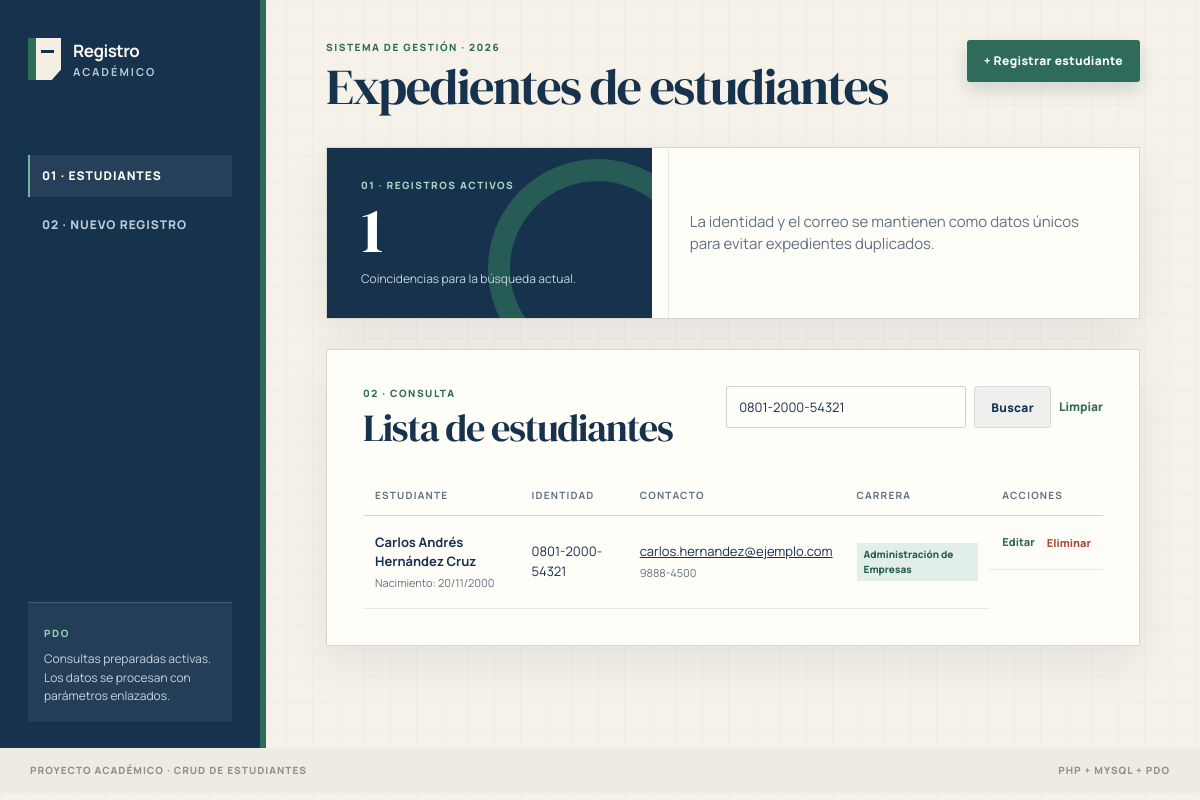
/index.php?buscar=0801-2000-54321, run on the app's committed database.
### tables this page shows
CREATE TABLE IF NOT EXISTS estudiantes (
    id INT UNSIGNED AUTO_INCREMENT PRIMARY KEY,
    identidad VARCHAR(15) NOT NULL,
    nombres VARCHAR(100) NOT NULL,
    apellidos VARCHAR(100) NOT NULL,
    correo VARCHAR(150) NOT NULL,
    telefono VARCHAR(20) NOT NULL,
    fecha_nacimiento DATE NOT NULL,
    carrera VARCHAR(120) NOT NULL,
    created_at TIMESTAMP NOT NULL DEFAULT CURRENT_TIMESTAMP,
    updated_at TIMESTAMP NOT NULL DEFAULT CURRENT_TIMESTAMP ON UPDATE CURRENT_TIMESTAMP,
    CONSTRAINT uq_estudiantes_identidad UNIQUE (identidad),
    CONSTRAINT uq_estudiantes_correo UNIQUE (correo)
);

### includes/funciones.php (called while the page is built, shortened)
<?php
function escapar(?string $valor): string
{
    return htmlspecialchars((string) $valor, ENT_QUOTES, 'UTF-8');
}

### index.php (the view, shortened to what this page needs)
<?php
require_once __DIR__ . '/includes/funciones.php';
$pdo = conectarBaseDatos();
$busqueda = trim((string) ($_GET['buscar'] ?? ''));
if ($busqueda === '') {
    $consulta = $pdo->prepare(
        'SELECT id, identidad, nombres, apellidos, correo, telefono, fecha_nacimiento, carrera, created_at
         FROM estudiantes
         ORDER BY id DESC'
    );
    $consulta->execute();
} else {
    $consulta = $pdo->prepare(
        'SELECT id, identidad, nombres, apellidos, correo, telefono, fecha_nacimiento, carrera, created_at
         FROM estudiantes
         WHERE identidad LIKE :identidad
            OR nombres LIKE :nombres
            OR apellidos LIKE :apellidos
            OR correo LIKE :correo
            OR carrera LIKE :carrera
         ORDER BY id DESC'
    );
    $terminoBusqueda = '%' . $busqueda . '%';
    $consulta->execute([
        'identidad' => $terminoBusqueda,
        'nombres' => $terminoBusqueda,
        'apellidos' => $terminoBusqueda,
        'correo' => $terminoBusqueda,
        'carrera' => $terminoBusqueda,
    ]);
}
$estudiantes = $consulta->fetchAll();
$total = count($estudiantes);
require __DIR__ . '/includes/encabezado.php';
?>
<section class="panel-resumen" aria-label="Resumen de registros">
    <div class="resumen-destacado">
        <p class="etiqueta-seccion">01 · REGISTROS ACTIVOS</p>
        <strong><?= $total ?></strong>
        <span><?= $busqueda === '' ? 'Estudiantes mostrados en el registro.' : 'Coincidencias para la búsqueda actual.' ?></span>
    </div>
    <div class="resumen-nota">
        <p>La identidad y el correo se mantienen como datos únicos para evitar expedientes duplicados.</p>
    </div>
</section>
<section class="mesa-registros">
    <div class="seccion-cabecera">
        <div>
            <p class="etiqueta-seccion">02 · CONSULTA</p>
            <h2>Lista de estudiantes</h2>
        </div>
        <form class="buscador" action="index.php" method="get">
            <input id="buscar" name="buscar" type="search" value="<?= escapar($busqueda) ?>" placeholder="Nombre, identidad o carrera">
            <button class="boton boton-secundario" type="submit">Buscar</button>
            <?php if ($busqueda !== ''): ?>
                <a class="enlace-limpio" href="index.php">Limpiar</a>
            <?php endif; ?>
        </form>
    </div>
    <?php if ($estudiantes === []): ?>
        <div class="estado-vacio">
            <span class="ficha-mini" aria-hidden="true"></span>
            <h3>No hay estudiantes para mostrar</h3>
            <p><?= $busqueda === '' ? 'Crea el primer expediente para comenzar la administración académica.' : 'Prueba otra búsqueda o regresa al listado completo.' ?></p>
            <a class="boton boton-principal" href="<?= $busqueda === '' ? 'crear.php' : 'index.php' ?>">
                <?= $busqueda === '' ? 'Registrar estudiante' : 'Ver todos los registros' ?>
            </a>
        </div>
    <?php else: ?>
        <div class="tabla-contenedor">
            <table>
                <thead>
                    <tr>
                        <th>Estudiante</th>
                        <th>Identidad</th>
                        <th>Contacto</th>
                        <th>Carrera</th>
                        <th class="acciones-columna">Acciones</th>
                    </tr>
                </thead>
                <tbody>
                    <?php foreach ($estudiantes as $estudiante): ?>
                        <tr>
                            <td>
                                <strong><?= escapar($estudiante['nombres'] . ' ' . $estudiante['apellidos']) ?></strong>
                                <small>Nacimiento: <?= escapar(date('d/m/Y', strtotime($estudiante['fecha_nacimiento']))) ?></small>
                            </td>
                            <td><?= escapar($estudiante['identidad']) ?></td>
                            <td>
                                <a href="mailto:<?= escapar($estudiante['correo']) ?>"><?= escapar($estudiante['correo']) ?></a>
                                <small><?= escapar($estudiante['telefono']) ?></small>
                            </td>
                            <td><span class="etiqueta-carrera"><?= escapar($estudiante['carrera']) ?></span></td>
                            <td class="acciones">
                                <a class="accion-editar" href="editar.php?id=<?= (int) $estudiante['id'] ?>">Editar</a>
                                <form action="eliminar.php" method="post" onsubmit="return confirm('¿Deseas eliminar este estudiante? Esta acción no se puede deshacer.');">
                                    <button class="accion-eliminar" type="submit">Eliminar</button>
                                </form>
                            </td>
                        </tr>
                    <?php endforeach; ?>
                </tbody>
            </table>
        </div>
    <?php endif; ?>
</section>
<?php require __DIR__ . '/includes/pie.php'; ?>

### data on the page
estudiantes: nombres+apellidos "Carlos Andrés Hernández Cruz", fecha_nacimiento "20/11/2000", identidad "0801-2000-54321", correo "carlos.hernandez@ejemplo.com", telefono "9888-4500", carrera "Administración de Empresas"

### other printed values
escapar($tituloPagina) "Expedientes de estudiantes"
$total "1"
